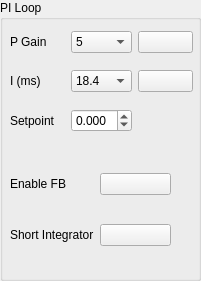
  <widget class="QGroupBox" name="groupBox_3">
   <property name="geometry">
    <rect>
     <x>300</x>
     <y>150</y>
     <width>201</width>
     <height>281</height>
    </rect>
   </property>
   <property name="title">
    <string>PI Loop</string>
   </property>
   <widget class="QWidget" name="gridLayoutWidget_3">
    <property name="geometry">
     <rect>
      <x>10</x>
      <y>20</y>
      <width>183</width>
      <height>126</height>
     </rect>
    </property>
    <layout class="QGridLayout" name="gridLayout_3">
     <item row="0" column="0">
      <widget class="QLabel" name="label_17">
       <property name="palette">
        <palette>
         <active>
          <colorrole role="Text">
           <brush brushstyle="SolidPattern">
            <color alpha="255">
             <red>0</red>
             <green>0</green>
             <blue>0</blue>
            </color>
           </brush>
          </colorrole>
         </active>
         <inactive>
          <colorrole role="Text">
           <brush brushstyle="SolidPattern">
            <color alpha="255">
             <red>0</red>
             <green>0</green>
             <blue>0</blue>
            </color>
           </brush>
          </colorrole>
         </inactive>
         <disabled>
          <colorrole role="Text">
           <brush brushstyle="SolidPattern">
            <color alpha="255">
             <red>165</red>
             <green>164</green>
             <blue>164</blue>
            </color>
           </brush>
          </colorrole>
         </disabled>
        </palette>
       </property>
       <property name="frameShape">
        <enum>QFrame::NoFrame</enum>
       </property>
       <property name="text">
        <string>P Gain</string>
       </property>
      </widget>
     </item>
     <item row="0" column="1">
      <widget class="QComboBox" name="PGain_cb">
       <item>
        <property name="text">
         <string>5</string>
        </property>
       </item>
       <item>
        <property name="text">
         <string>10</string>
        </property>
       </item>
       <item>
        <property name="text">
         <string>15</string>
        </property>
       </item>
       <item>
        <property name="text">
         <string>20</string>
        </property>
       </item>
       <item>
        <property name="text">
         <string>25</string>
        </property>
       </item>
       <item>
        <property name="text">
         <string>30</string>
        </property>
       </item>
       <item>
        <property name="text">
         <string>35</string>
        </property>
       </item>
       <item>
        <property name="text">
         <string>40</string>
        </property>
       </item>
       <item>
        <property name="text">
         <string>45</string>
        </property>
       </item>
       <item>
        <property name="text">
         <string>50</string>
        </property>
       </item>
       <item>
        <property name="text">
         <string>55</string>
        </property>
       </item>
       <item>
        <property name="text">
         <string>60</string>
        </property>
       </item>
       <item>
        <property name="text">
         <string>65</string>
        </property>
       </item>
       <item>
        <property name="text">
         <string>70</string>
        </property>
       </item>
       <item>
        <property name="text">
         <string>75</string>
        </property>
       </item>
      </widget>
     </item>
     <item row="1" column="1">
      <widget class="QComboBox" name="TimeConstant_cb">
       <item>
        <property name="text">
         <string>18.4</string>
        </property>
       </item>
       <item>
        <property name="text">
         <string>9.4</string>
        </property>
       </item>
       <item>
        <property name="text">
         <string>6.2</string>
        </property>
       </item>
       <item>
        <property name="text">
         <string>4.7</string>
        </property>
       </item>
       <item>
        <property name="text">
         <string>3.7</string>
        </property>
       </item>
       <item>
        <property name="text">
         <string>3.1</string>
        </property>
       </item>
       <item>
        <property name="text">
         <string>2.7</string>
        </property>
       </item>
      </widget>
     </item>
     <item row="1" column="0">
      <widget class="QLabel" name="label_18">
       <property name="palette">
        <palette>
         <active>
          <colorrole role="Text">
           <brush brushstyle="SolidPattern">
            <color alpha="255">
             <red>0</red>
             <green>0</green>
             <blue>0</blue>
            </color>
           </brush>
          </colorrole>
         </active>
         <inactive>
          <colorrole role="Text">
           <brush brushstyle="SolidPattern">
            <color alpha="255">
             <red>0</red>
             <green>0</green>
             <blue>0</blue>
            </color>
           </brush>
          </colorrole>
         </inactive>
         <disabled>
          <colorrole role="Text">
           <brush brushstyle="SolidPattern">
            <color alpha="255">
             <red>165</red>
             <green>164</green>
             <blue>164</blue>
            </color>
           </brush>
          </colorrole>
         </disabled>
        </palette>
       </property>
       <property name="frameShape">
        <enum>QFrame::NoFrame</enum>
       </property>
       <property name="text">
        <string>I (ms)</string>
       </property>
      </widget>
     </item>
     <item row="0" column="2">
      <widget class="QPushButton" name="PGain_Button">
       <property name="text">
        <string/>
       </property>
       <property name="icon">
        <iconset resource="icons.qrc">
         <normaloff>:/icons/red_button.png</normaloff>
         <normalon>:/icons/green_button.png</normalon>:/icons/red_button.png</iconset>
       </property>
       <property name="iconSize">
        <size>
         <width>34</width>
         <height>34</height>
        </size>
       </property>
       <property name="checkable">
        <bool>true</bool>
       </property>
       <property name="checked">
        <bool>false</bool>
       </property>
       <property name="default">
        <bool>false</bool>
       </property>
       <property name="flat">
        <bool>false</bool>
       </property>
      </widget>
     </item>
     <item row="1" column="2">
      <widget class="QPushButton" name="TimeConstant_Button">
       <property name="text">
        <string/>
       </property>
       <property name="icon">
        <iconset resource="icons.qrc">
         <normaloff>:/icons/red_button.png</normaloff>
         <normalon>:/icons/green_button.png</normalon>:/icons/red_button.png</iconset>
       </property>
       <property name="iconSize">
        <size>
         <width>34</width>
         <height>34</height>
        </size>
       </property>
       <property name="checkable">
        <bool>true</bool>
       </property>
       <property name="checked">
        <bool>false</bool>
       </property>
       <property name="default">
        <bool>false</bool>
       </property>
       <property name="flat">
        <bool>false</bool>
       </property>
      </widget>
     </item>
     <item row="2" column="1">
      <widget class="QDoubleSpinBox" name="Setpoint_Input">
       <property name="decimals">
        <number>3</number>
       </property>
       <property name="minimum">
        <double>-5.000000000000000</double>
       </property>
       <property name="maximum">
        <double>5.000000000000000</double>
       </property>
       <property name="singleStep">
        <double>0.010000000000000</double>
       </property>
      </widget>
     </item>
     <item row="2" column="0">
      <widget class="QLabel" name="label_21">
       <property name="palette">
        <palette>
         <active>
          <colorrole role="Text">
           <brush brushstyle="SolidPattern">
            <color alpha="255">
             <red>0</red>
             <green>0</green>
             <blue>0</blue>
            </color>
           </brush>
          </colorrole>
         </active>
         <inactive>
          <colorrole role="Text">
           <brush brushstyle="SolidPattern">
            <color alpha="255">
             <red>0</red>
             <green>0</green>
             <blue>0</blue>
            </color>
           </brush>
          </colorrole>
         </inactive>
         <disabled>
          <colorrole role="Text">
           <brush brushstyle="SolidPattern">
            <color alpha="255">
             <red>165</red>
             <green>164</green>
             <blue>164</blue>
            </color>
           </brush>
          </colorrole>
         </disabled>
        </palette>
       </property>
       <property name="frameShape">
        <enum>QFrame::NoFrame</enum>
       </property>
       <property name="text">
        <string>Setpoint</string>
       </property>
      </widget>
     </item>
    </layout>
   </widget>
   <widget class="QWidget" name="gridLayoutWidget_4">
    <property name="geometry">
     <rect>
      <x>10</x>
      <y>150</y>
      <width>161</width>
      <height>120</height>
     </rect>
    </property>
    <layout class="QGridLayout" name="gridLayout_4">
     <item row="2" column="0">
      <widget class="QLabel" name="label_20">
       <property name="palette">
        <palette>
         <active>
          <colorrole role="Text">
           <brush brushstyle="SolidPattern">
            <color alpha="255">
             <red>0</red>
             <green>0</green>
             <blue>0</blue>
            </color>
           </brush>
          </colorrole>
         </active>
         <inactive>
          <colorrole role="Text">
           <brush brushstyle="SolidPattern">
            <color alpha="255">
             <red>0</red>
             <green>0</green>
             <blue>0</blue>
            </color>
           </brush>
          </colorrole>
         </inactive>
         <disabled>
          <colorrole role="Text">
           <brush brushstyle="SolidPattern">
            <color alpha="255">
             <red>165</red>
             <green>164</green>
             <blue>164</blue>
            </color>
           </brush>
          </colorrole>
         </disabled>
        </palette>
       </property>
       <property name="frameShape">
        <enum>QFrame::NoFrame</enum>
       </property>
       <property name="text">
        <string>Short Integrator</string>
       </property>
      </widget>
     </item>
     <item row="1" column="1">
      <widget class="QPushButton" name="FeedBack_Button">
       <property name="text">
        <string/>
       </property>
       <property name="icon">
        <iconset resource="icons.qrc">
         <normaloff>:/icons/red_button.png</normaloff>
         <normalon>:/icons/green_button.png</normalon>:/icons/red_button.png</iconset>
       </property>
       <property name="iconSize">
        <size>
         <width>34</width>
         <height>34</height>
        </size>
       </property>
       <property name="checkable">
        <bool>true</bool>
       </property>
       <property name="checked">
        <bool>false</bool>
       </property>
       <property name="default">
        <bool>false</bool>
       </property>
       <property name="flat">
        <bool>false</bool>
       </property>
      </widget>
     </item>
     <item row="2" column="1">
      <widget class="QPushButton" name="ShortInt_Button">
       <property name="text">
        <string/>
       </property>
       <property name="icon">
        <iconset resource="icons.qrc">
         <normaloff>:/icons/red_button.png</normaloff>
         <normalon>:/icons/green_button.png</normalon>:/icons/red_button.png</iconset>
       </property>
       <property name="iconSize">
        <size>
         <width>34</width>
         <height>34</height>
        </size>
       </property>
       <property name="checkable">
        <bool>true</bool>
       </property>
       <property name="checked">
        <bool>false</bool>
       </property>
       <property name="default">
        <bool>false</bool>
       </property>
       <property name="flat">
        <bool>false</bool>
       </property>
      </widget>
     </item>
     <item row="1" column="0">
      <widget class="QLabel" name="label_19">
       <property name="frameShape">
        <enum>QFrame::NoFrame</enum>
       </property>
       <property name="text">
        <string>Enable FB</string>
       </property>
      </widget>
     </item>
    </layout>
   </widget>
  </widget>
